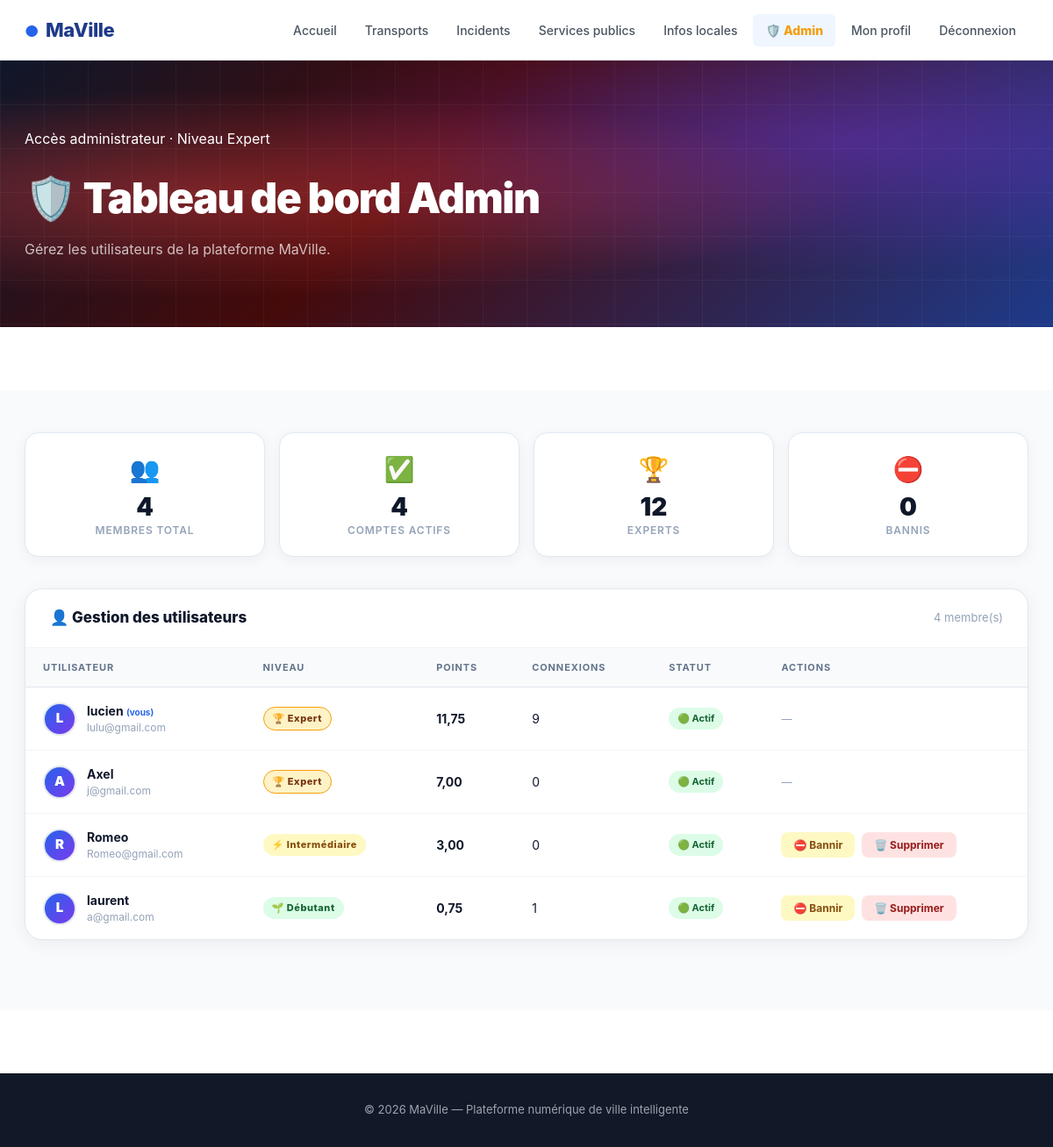
Page /admin-dashboard/ (signed in) on the earlier database version.
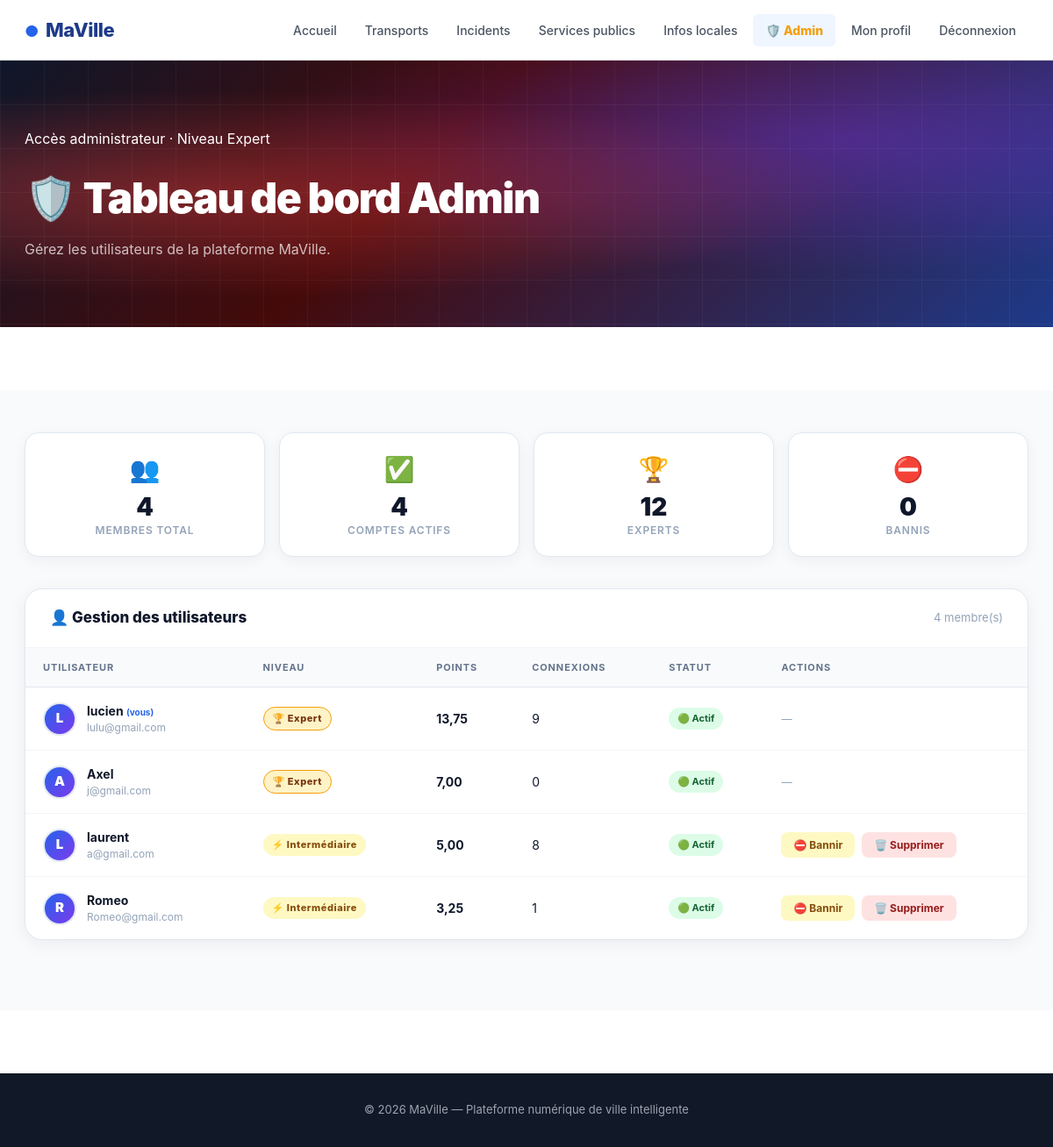
Same page on the later database version.
### monapp/models.py (models this page shows, shortened)
class Personne(models.Model):
    GENRE_CHOIX = [('H', 'Homme'), ('F', 'Femme')]
    TYPE_MEMBRE = [
        ('visiteur', 'Visiteur'),
        ('simple', 'Simple'),
        ('complexe', 'Complexe'),
        ('administrateur', 'Administrateur'),
    ]
    user         = models.OneToOneField(User, on_delete=models.CASCADE)
    age          = models.IntegerField(default=0)
    sexe         = models.CharField(max_length=10, choices=GENRE_CHOIX, default='H')
    type_membre  = models.CharField(max_length=30, choices=TYPE_MEMBRE, default='visiteur')
    photo        = models.ImageField(upload_to='photo/personne/', null=True, blank=True)
    date_naissance = models.DateField(null=True, blank=True)
    points       = models.FloatField(default=0)
    nb_connexions = models.IntegerField(default=0)
    nb_actions   = models.IntegerField(default=0)
    niveau       = models.CharField(max_length=20, default='debutant')

### monapp/views.py (the view)
        def wrapper(request, *args, **kwargs):
            if not request.user.is_authenticated:
                return redirect('connexion')
            try:
                personne = request.user.personne
                if personne.niveau not in niveaux:
                    messages.error(request, "⛔ Accès refusé. Niveau insuffisant.")
                    return redirect('accueil')
            except Exception:
                return redirect('accueil')
            return view_func(request, *args, **kwargs)

### monapp/views.py (called while the page is built)
def niveau_requis(*niveaux):
    def decorator(view_func):
        def wrapper(request, *args, **kwargs):
            if not request.user.is_authenticated:
                return redirect('connexion')
            try:
                personne = request.user.personne
                if personne.niveau not in niveaux:
                    messages.error(request, "⛔ Accès refusé. Niveau insuffisant.")
                    return redirect('accueil')
            except Exception:
                return redirect('accueil')
            return view_func(request, *args, **kwargs)
        wrapper.__name__ = view_func.__name__
        return wrapper
    return decorator

@niveau_requis('expert')
def admin_dashboard(request):
    membres = Personne.objects.select_related('user').order_by('-points')
    return render(request, 'monapp/admin_dashboard.html', {
        'membres': membres, 'page_active': 'admin',
    })

### monapp/templates/monapp/admin_dashboard.html (shortened to what the changed rows need)
{% extends 'monapp/base.html' %}
{% load static %}
{% block hero %}
<section class="admin-hero">
    <div class="admin-hero-inner">
        <h2>🛡️ Tableau de bord Admin</h2>
    </div>
</section>
{% endblock %}
{% block content %}
<div class="admin-page">
    <div class="wrap">
        <div class="admin-stats">
            <div class="admin-stat-card">
                <div class="stat-icon">🏆</div>
                <div class="stat-val">{% for m in membres %}{% if m.niveau == 'expert' %}{{ forloop.counter }}{% endif %}{% endfor %}</div>
                <div class="stat-lbl">Experts</div>
            </div>
        </div>
        <div class="admin-card">
            <table class="admin-table">
                <thead>
                    <tr>
                        <th>Utilisateur</th>
                        <th>Niveau</th>
                        <th>Points</th>
                        <th>Connexions</th>
                        <th>Statut</th>
                        <th>Actions</th>
                    </tr>
                </thead>
                <tbody>
                    {% for membre in membres %}
                    <tr>
                        <td>
                            <div class="user-cell">
                                <div class="user-avatar-sm">
                                    {% if membre.photo %}
                                        <img src="{{ membre.photo.url }}" alt="{{ membre.user.username }}">
                                    {% else %}
                                        {{ membre.user.username|first|upper }}
                                    {% endif %}
                                </div>
                                <div>
                                    <div class="user-name">
                                        {{ membre.user.username }}
                                        {% if membre.user == request.user %}
                                            <span style="font-size:10px; color:#2563eb; font-weight:700;">(vous)</span>
                                        {% endif %}
                                    </div>
                                    <div class="user-email">{{ membre.user.email|default:"—" }}</div>
                                </div>
                            </div>
                        </td>
                        <td>
                            <span class="niveau-pill {{ membre.niveau }}">
                                {% if membre.niveau == 'debutant' %}🌱 Débutant
                                {% elif membre.niveau == 'intermediaire' %}⚡ Intermédiaire
                                {% elif membre.niveau == 'avance' %}🔥 Avancé
                                {% elif membre.niveau == 'expert' %}🏆 Expert
                                {% endif %}
                            </span>
                        </td>
                        <td><strong>{{ membre.points|floatformat:2 }}</strong></td>
                        <td>{{ membre.nb_connexions }}</td>
                        <td>
                            {% if membre.user.is_active %}
                                <span class="statut-pill actif">🟢 Actif</span>
                            {% else %}
                                <span class="statut-pill banni">🔴 Banni</span>
                            {% endif %}
                        </td>
                        <td>
                            <div class="actions-cell">
                                {% if membre.user != request.user and membre.niveau != 'expert' %}
                                    {% if membre.user.is_active %}
                                        <button class="btn-ban suspend"
                                                onclick="openModal('ban', {{ membre.user.id }}, '{{ membre.user.username }}')">
                                            ⛔ Bannir
                                        </button>
                                    {% else %}
                                        <form method="POST" action="{% url 'reactiver_utilisateur' membre.user.id %}" style="display:inline;">
                                            {% csrf_token %}
                                            <button type="submit" class="btn-ban reactive">✅ Réactiver</button>
                                        </form>
                                    {% endif %}
                                    <button class="btn-ban delete"
                                            onclick="openModal('delete', {{ membre.user.id }}, '{{ membre.user.username }}')">
                                        🗑️ Supprimer
                                    </button>
                                {% else %}
                                    <span style="font-size:12px; color:#94a3b8; font-style:italic;">—</span>
                                {% endif %}
                            </div>
                        </td>
                    </tr>
                    {% endfor %}
                </tbody>
            </table>
        </div>
    </div>
</div>
{% endblock %}

Differences in the rows shown:
changed Personne "lucien": points "11,75" → "13,75"
changed Personne "laurent": points "0,75" → "5,00"; nb_connexions "1" → "8"; niveau "🌱 Débutant" → "⚡ Intermédiaire"; moves up the list
changed Personne "Romeo": points "3,00" → "3,25"; nb_connexions "0" → "1"
